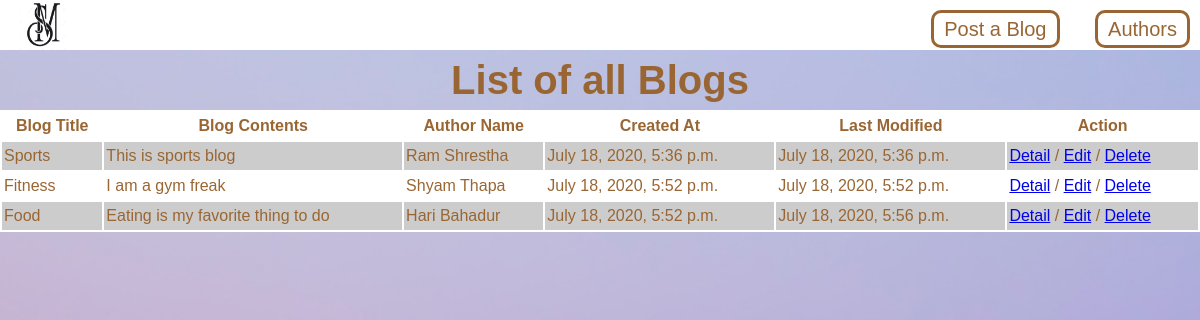
Page /webapp/list/ on the earlier database version.
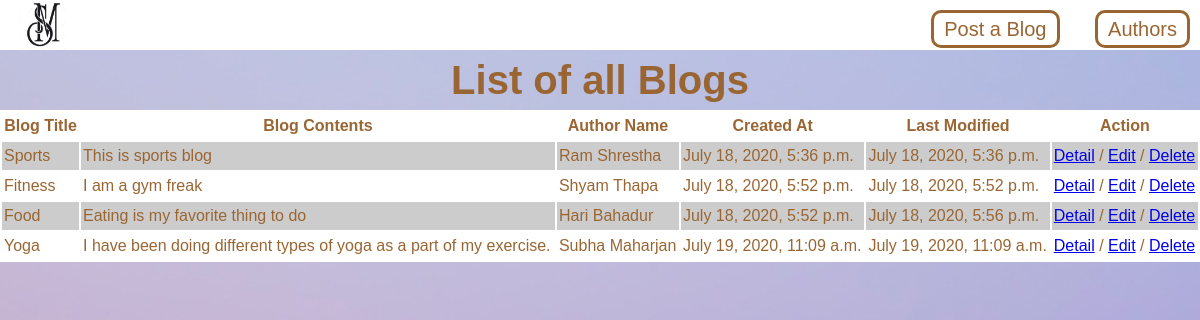
Same page on the later database version.
### webapp/models.py (models this page shows, shortened)
class BlogInfo(models.Model):
    blog_title = models.CharField(max_length=100)
    blog_content = models.TextField()
    date_created = models.DateTimeField(auto_now_add=True)
    date_updated = models.DateTimeField(auto_now=True)
    author = models.ForeignKey(Author, on_delete=models.SET_NULL, null=True)

class Author(models.Model):
    author_name = models.CharField(max_length=100)

### webapp/views.py (the view)
# urls.py: path('list/', list_all_blog),
def list_all_blog(request):
    data = BlogInfo.objects.all()
    context = {
        'data': data
    }
    return render(request, 'webapp/list.html', context=context)

### webapp/templates/webapp/list.html (shortened to what this page needs)
{% load static %}
<!DOCTYPE html>
<html lang="en">
<head>
    <link href="{% static 'style.css' %}" rel="stylesheet" type="text/css">
</head>
<body>
    <div class="navbar">
        <div class="logo">
            <img src="{% static 'name-logo.png' %}">
        </div>
        <div>
            <a href="/webapp/create/">Post a Blog</a>
            <a href="/webapp/author/">Authors</a>
        </div>
    </div>
    <div class="div-top">
    <h1> List of all Blogs </h1>
    <table>
        <tr>
            <th>Blog Title</th>
            <th>Blog Contents</th>
            <th>Author Name</th>
            <th>Created At</th>
            <th>Last Modified</th>
            <th>Action</th>
        </tr>
        {% for u in data %}
            <tr>
                <td>{{ u.blog_title }}</td>
                <td>{{ u.blog_content }}</td>
                <td>{{ u.author.author_name }}</td>
                <td>{{ u.date_created }}</td>
                <td>{{ u.date_updated }}</td>
                <td>
                    <a href="/webapp/detail/{{ u.id }}/">Detail</a> /
                    <a href="/webapp/update/{{ u.id }}/">Edit</a> /
                    <a href="/webapp/delete/{{ u.id }}/">Delete</a>
                </td>
            </tr>
        {% endfor %}
    </table>
    </div>
</body>
</html>

### webapp/static/style.css (style rules this page uses)
* { margin: 0; padding: 0; }
body { margin: 0; font-family: Arial, Helvetica, sans-serif; font-size: 20px; color:#996633; line-height: 1.5; }
.logo img { width: 50px; height: 50px; }
.navbar { position: fixed; display: flex; width: 100%; height: 50px; background-color: #fff; flex-wrap: wrap; justify-content: space-between; align-items: center; padding: 0 20px; z-index: 1; }
.navbar a { margin-right: 30px; padding: 5px 10px; text-decoration: none; border: #996633 1px solid; border-width: medium; border-radius: 10px; color: #996633; }

### webapp/templates/webapp/list.html (style rules this page uses)
body { background-image: url('/static/image.jpg'); background-size: cover; background-position: center; height: 100vh; }
.div-top { top:50px; position: absolute; width: 100%; }
h1 { text-align: center; }
table { width: 100%; background-color: white; }
td,th { font-size: medium; padding: 2px; }
tr:nth-child(even) { background-color: #cccccc; }

Differences in the rows shown:
added BlogInfo: blog_title "Yoga", blog_content "I have been doing different types of yoga as a part of my exercise.", author.author_name "Subha Maharjan", date_created "July 19, 2020, 11:09 a.m.", date_updated "July 19, 2020, 11:09 a.m."
